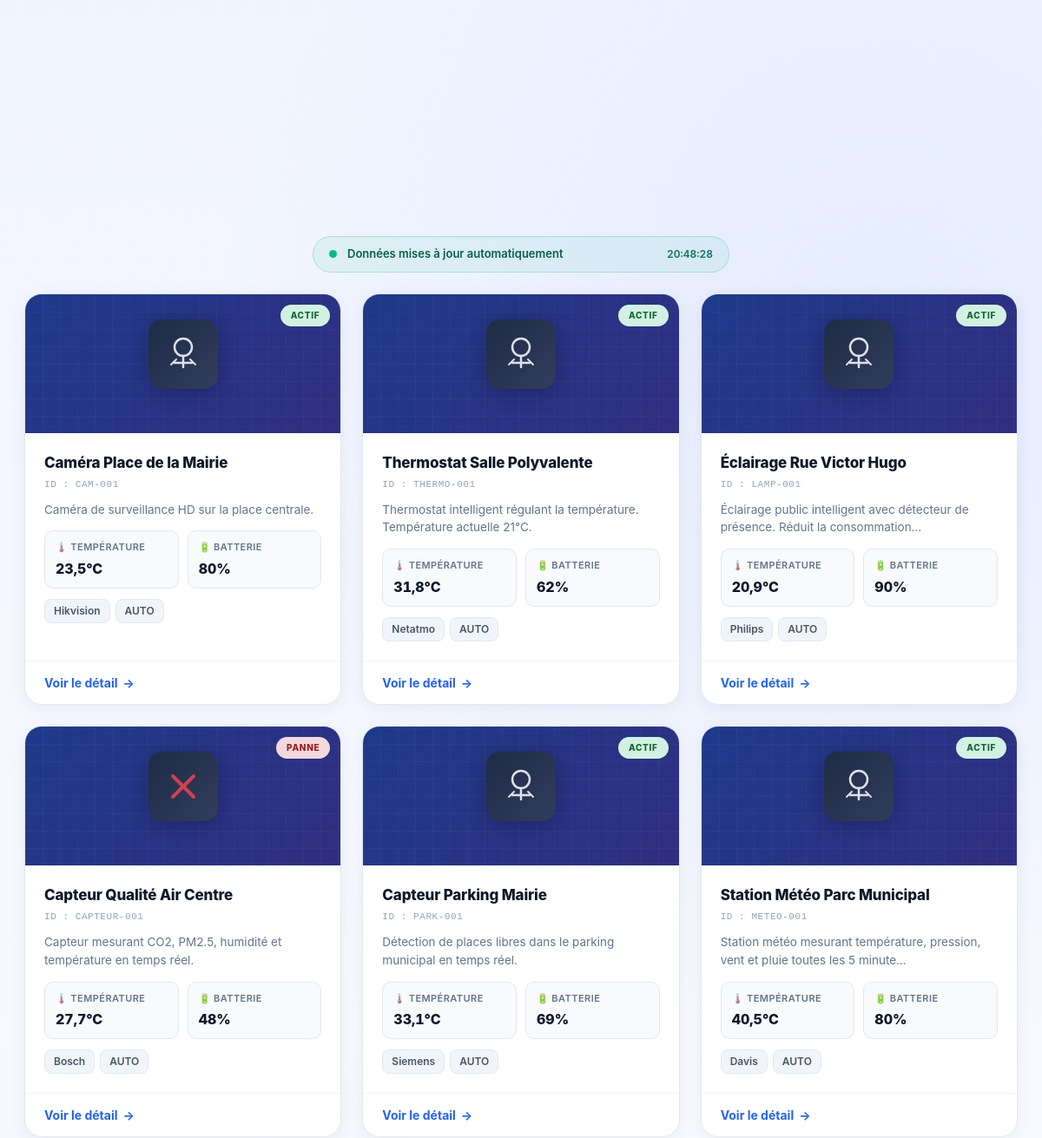
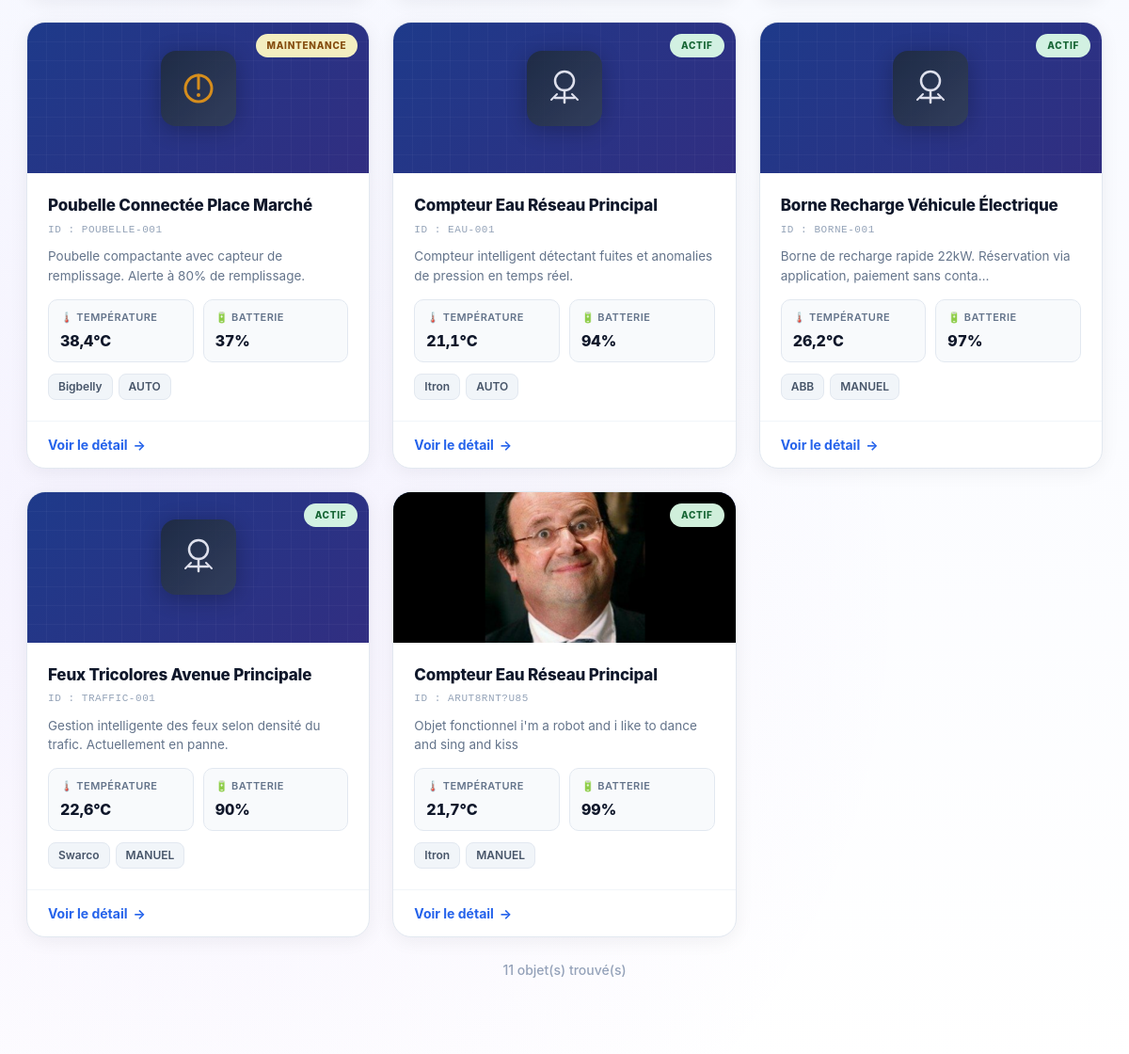
Before: / (middle part) with the older database file (2 pictures, top to bottom).
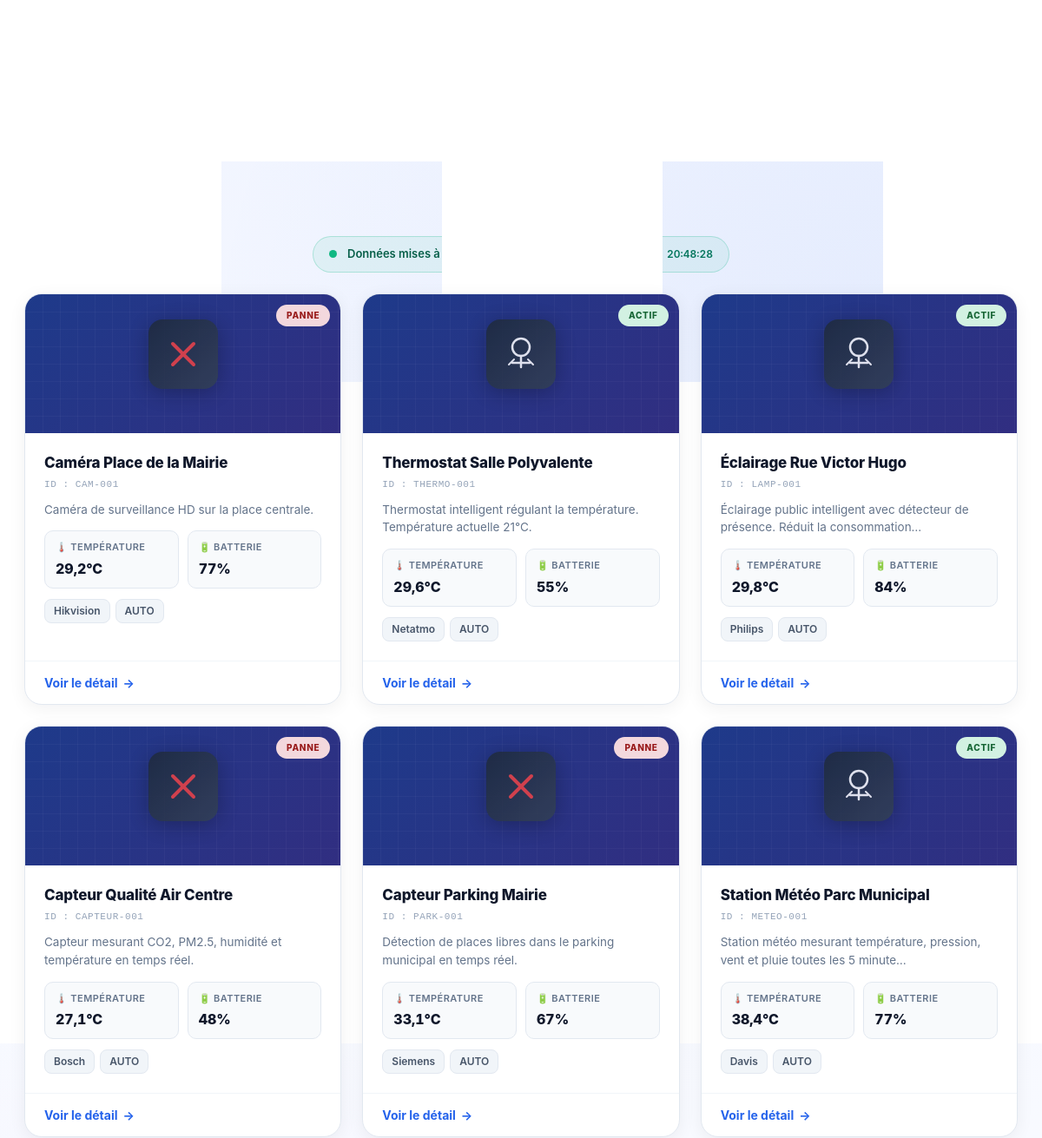
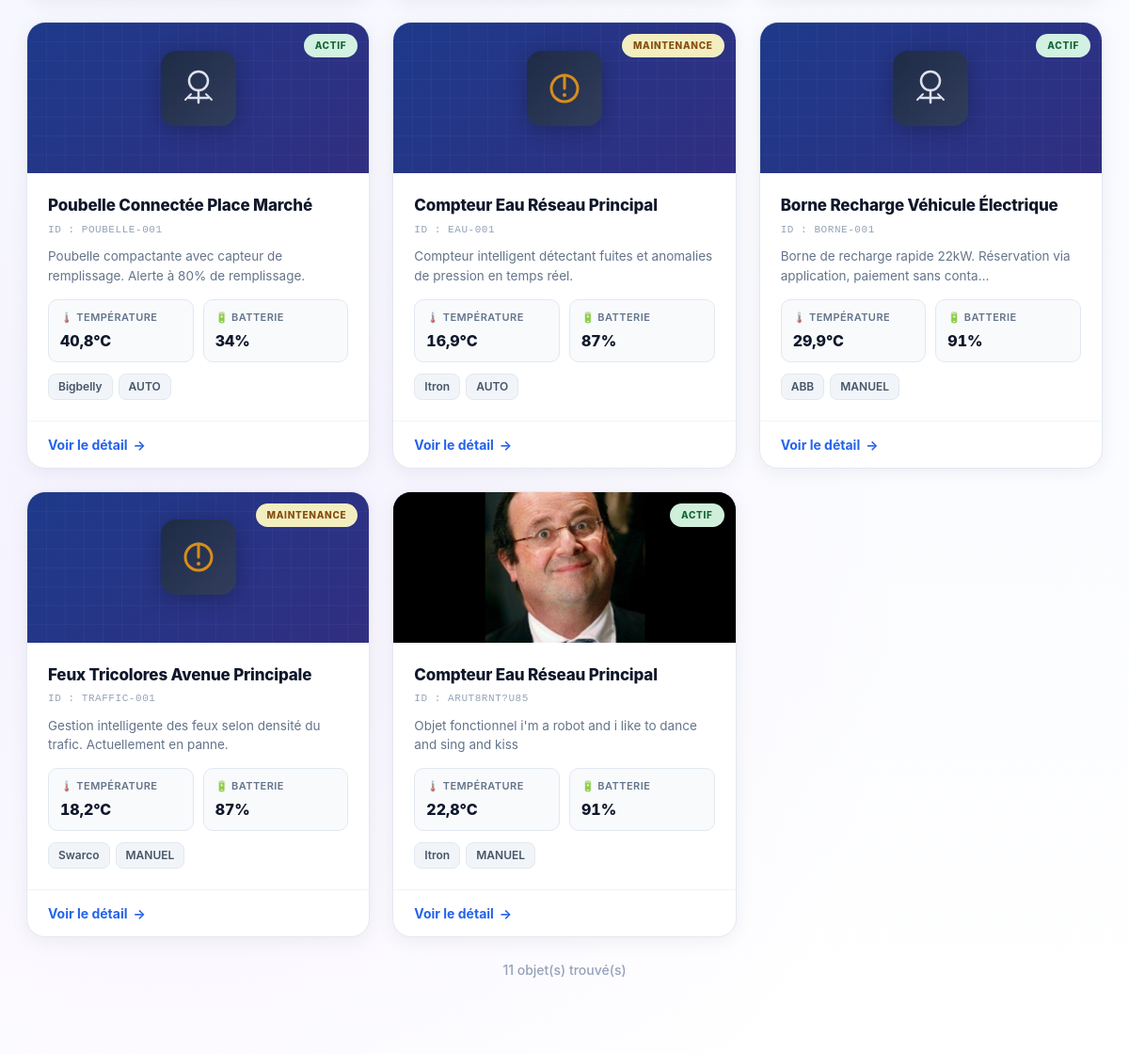
After: the same page with the newer database file (2 pictures, top to bottom).
### monapp/models.py (models this page shows, shortened)
class Produit(models.Model):
    ID                       = models.CharField(max_length=100, primary_key=True)
    Nom                      = models.CharField(max_length=100)
    Connectiviter_type       = models.CharField(max_length=100)
    etat                     = models.CharField(max_length=20, choices=EtatObjet.choices, default=EtatObjet.INACTIF)
    marque                   = models.CharField(max_length=100)
    mode                     = models.CharField(max_length=20, choices=MODE.choices, default=MODE.AUTOMATIQUE)
    Bactterie                = models.IntegerField()
    temperature              = models.FloatField(default=22.0)
    Adresse_IP               = models.GenericIPAddressField()
    Temp_restante            = models.DateField()
    Date_dernier_maintenance = models.DateField()
    Date_dernier_utilisation = models.DateField()
    Description              = models.TextField()
    photo                    = models.ImageField(upload_to='photos/outils/', null=True, blank=True)

### monapp/views.py (the view)
# urls.py: path('', views.accueil, name='home'),
def accueil(request):
    q      = request.GET.get('q', '').strip()
    etat   = request.GET.get('etat', '')
    marque = request.GET.get('marque', '')
    produits = Produit.objects.all()
    if q:
        produits = produits.filter(Q(Nom__icontains=q) | Q(Description__icontains=q))
    if etat:
        produits = produits.filter(etat=etat)
    if marque:
        produits = produits.filter(marque__icontains=marque)
    etats   = Produit.objects.values_list('etat', flat=True).distinct()
    marques = Produit.objects.values_list('marque', flat=True).distinct()
    return render(request, 'monapp/accueil.html', {
        'page_active': 'accueil', 'produits': produits,
        'etats': etats, 'marques': marques,
        'q': q, 'etat_selectionne': etat, 'marque_selectionnee': marque,
    })

### monapp/templates/monapp/accueil.html (shortened to what the changed rows need)
{% extends 'monapp/base.html' %}
{% load static %}
{% block extra_head %}
<link rel="stylesheet" href="{% static 'accueil.css' %}">
{% endblock %}
{% block content %}
<div class="accueil">
    {% if produits %}
    <section class="objets-section" id="objets">
        <div class="wrap">
            <div class="objets-grid" id="objets-grid">
                {% for produit in produits %}
                <article class="objet-card" data-id="{{ produit.ID }}">
                    <div class="objet-card-header">
                        {% if produit.photo %}
                            <img src="{{ produit.photo.url }}" alt="{{ produit.Nom }}" class="objet-img">
                        {% else %}
                            <div class="objet-img-placeholder">
                                <svg viewBox="0 0 80 80" xmlns="http://www.w3.org/2000/svg" width="80" height="80">
                                    <defs>
                                        <linearGradient id="grad-{{ produit.ID }}" x1="0%" y1="0%" x2="100%" y2="100%">
                                            <stop offset="0%" style="stop-color:#1e293b"/>
                                            <stop offset="100%" style="stop-color:#334155"/>
                                        </linearGradient>
                                    </defs>
                                    <rect width="80" height="80" rx="16" fill="url(#grad-{{ produit.ID }})"/>
                                    {% if produit.Connectiviter_type == 'WiFi' or produit.Connectiviter_type == 'wifi' %}
                                        <path d="M40 52 a4 4 0 1 1 0.001 0Z" fill="white"/>
                                        <path d="M28 42 q12-10 24 0" stroke="white" stroke-width="3" fill="none" stroke-linecap="round"/>
                                        <path d="M22 36 q18-16 36 0" stroke="white" stroke-width="3" fill="none" stroke-linecap="round" opacity="0.5"/>
                                    {% elif produit.etat == 'PANNE' %}
                                        <line x1="28" y1="28" x2="52" y2="52" stroke="#ef4444" stroke-width="4" stroke-linecap="round"/>
                                        <line x1="52" y1="28" x2="28" y2="52" stroke="#ef4444" stroke-width="4" stroke-linecap="round"/>
                                    {% elif produit.etat == 'MAINTENANCE' %}
                                        <circle cx="40" cy="40" r="14" stroke="#f59e0b" stroke-width="3" fill="none"/>
                                        <line x1="40" y1="26" x2="40" y2="40" stroke="#f59e0b" stroke-width="3" stroke-linecap="round"/>
                                        <circle cx="40" cy="47" r="2" fill="#f59e0b"/>
                                    {% else %}
                                        <circle cx="40" cy="32" r="10" stroke="white" stroke-width="2.5" fill="none"/>
                                        <line x1="40" y1="42" x2="40" y2="55" stroke="white" stroke-width="2.5" stroke-linecap="round"/>
                                        <line x1="30" y1="50" x2="50" y2="50" stroke="white" stroke-width="2.5" stroke-linecap="round"/>
                                        <line x1="32" y1="46" x2="26" y2="52" stroke="white" stroke-width="2" stroke-linecap="round"/>
                                        <line x1="48" y1="46" x2="54" y2="52" stroke="white" stroke-width="2" stroke-linecap="round"/>
                                    {% endif %}
                                </svg>
                            </div>
                        {% endif %}
                        <span class="etat-badge etat-{{ produit.etat|lower }}" data-field="etat">
                            {{ produit.etat }}
                        </span>
                    </div>
                    <div class="objet-card-body">
                        <h4>{{ produit.Nom }}</h4>
                        <p class="objet-id">ID : {{ produit.ID }}</p>
                        <p class="objet-desc">{{ produit.Description|truncatechars:80 }}</p>
                        <div class="objet-live-stats">
                            <div class="stat-live">
                                <span class="stat-live-label">🌡️ Température</span>
                                <span class="stat-live-value" data-field="temperature">{{ produit.temperature }}°C</span>
                            </div>
                            <div class="stat-live">
                                <span class="stat-live-label">🔋 Batterie</span>
                                <span class="stat-live-value" data-field="batterie">{{ produit.Bactterie }}%</span>
                            </div>
                        </div>
                        <div class="objet-meta">
                            <span>{{ produit.marque }}</span>
                            <span data-field="mode">{{ produit.mode }}</span>
                        </div>
                    </div>
                    <div class="objet-card-footer">
                        <a href="{% url 'detail_produit' produit.ID %}" class="card-link">
                            Voir le détail <span>→</span>
                        </a>
                    </div>
                </article>
                {% endfor %}
            </div>
        </div>
    </section>
    {% endif %}
</div>
{% endblock %}

Changed rows visible on the page:
changed Produit "Caméra Place de la Mairie": etat "ACTIF" → "PANNE"; temperature "23,5" → "29,2"; Bactterie "80" → "77"
changed Produit "Thermostat Salle Polyvalente": temperature "31,8" → "29,6"; Bactterie "62" → "55"
changed Produit "Éclairage Rue Victor Hugo": temperature "20,9" → "29,8"; Bactterie "90" → "84"
changed Produit "Capteur Qualité Air Centre": temperature "27,7" → "27,1"
changed Produit "Capteur Parking Mairie": etat "ACTIF" → "PANNE"; Bactterie "69" → "67"
changed Produit "Station Météo Parc Municipal": temperature "40,5" → "38,4"; Bactterie "80" → "77"
changed Produit "Poubelle Connectée Place Marché": etat "MAINTENANCE" → "ACTIF"; temperature "38,4" → "40,8"; Bactterie "37" → "34"
changed Produit "Compteur intelligent détectant fuites et anomalies de pression en temps réel.": etat "ACTIF" → "MAINTENANCE"; temperature "21,1" → "16,9"; Bactterie "94" → "87"
changed Produit "Borne Recharge Véhicule Électrique": temperature "26,2" → "29,9"; Bactterie "97" → "91"
changed Produit "Feux Tricolores Avenue Principale": etat "ACTIF" → "MAINTENANCE"; temperature "22,6" → "18,2"; Bactterie "90" → "87"
changed Produit "Objet fonctionnel i'm a robot and i like to dance and sing and kiss": temperature "21,7" → "22,8"; Bactterie "99" → "91"
